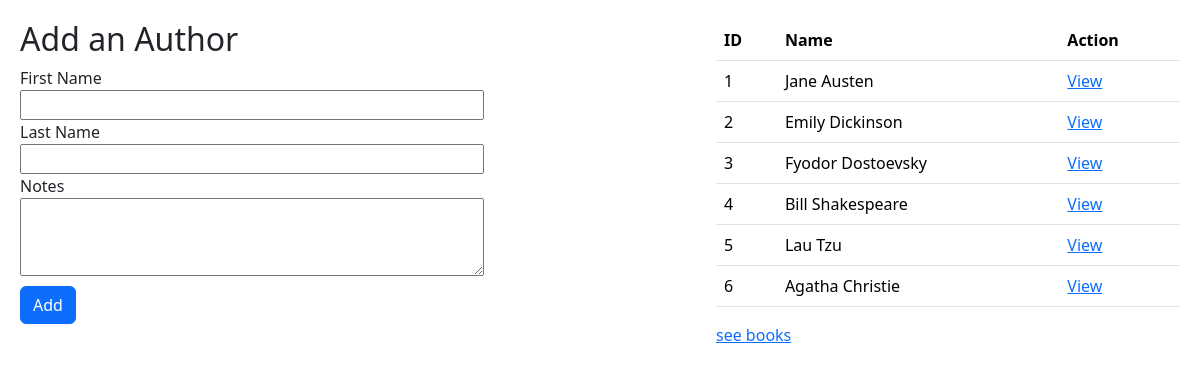
The app's page /authors with its own data.
### books_authors_app/models.py (models this page shows)
class Author(models.Model):
    first_name = models.CharField(max_length=255)
    last_name = models.CharField(max_length=255)
    books = models.ManyToManyField(Book, related_name="authors")
    notes = models.TextField()
    created_at = models.DateTimeField(auto_now_add=True)
    updated_at = models.DateTimeField(auto_now=True)

### books_authors_app/views.py (the view)
# urls.py: path('authors', views.authors),
def authors(request):
    context = {
        "all_authors": Author.objects.all()
    }
    return render(request, 'authors.html', context)

### books_authors_app/templates/authors.html (shortened to what this page needs)
<!DOCTYPE html>
<html lang="en">
<head>
    {% load static %}
    <link rel="stylesheet" href="{% static 'css/style.css' %}">
    <link href="https://cdn.jsdelivr.net/npm/bootstrap@5.3.1/dist/css/bootstrap.min.css" rel="stylesheet">
</head>
<body>
    <div class="add">
        <h2>Add an Author</h2>
        <form action="/add_author" method="post">
            <label for="first_name">First Name</label>
            <input type="text" id="first_name" name="first_name">
            <label for="last_name">Last Name</label>
            <input type="text" id="last_name" name="last_name">
            <label for="notes">Notes</label>
            <textarea rows="3" cols="20" id="notes" name="notes"></textarea>
            <input type="submit" value="Add" class="btn btn-primary">
        </form>
    </div>
    <div class="all">
        <table class="table">
            <thead>
                <tr>
                    <th>ID</th>
                    <th>Name</th>
                    <th>Action</th>
                </tr>
            </thead>
            {% for one_author in all_authors %}
            <tbody>
                <tr>
                    <td>{{one_author.id}}</td>
                    <td>{{one_author.first_name}} {{one_author.last_name}}</td>
                    <td><a href="/view_author/{{one_author.id}}">View</tr>
            </tbody>
            {% endfor %}
        </table>
        <a href="/">see books</a>
    </div>
</body>
</html>

### books_authors_app/static/css/style.css (style rules this page uses)
body { padding: 20px; display: flex; width: 100%; justify-content: space-between; }
.add, .all { width: 40%; }
form { display: flex; flex-direction: column; }
.btn { margin-top: 10px; width: fit-content; }

### records on screen
Author: id "1", first_name "Jane", last_name "Austen"
Author: id "2", first_name "Emily", last_name "Dickinson"
Author: id "3", first_name "Fyodor", last_name "Dostoevsky"
Author: id "4", first_name "Bill", last_name "Shakespeare"
Author: id "5", first_name "Lau", last_name "Tzu"
Author: id "6", first_name "Agatha", last_name "Christie"
